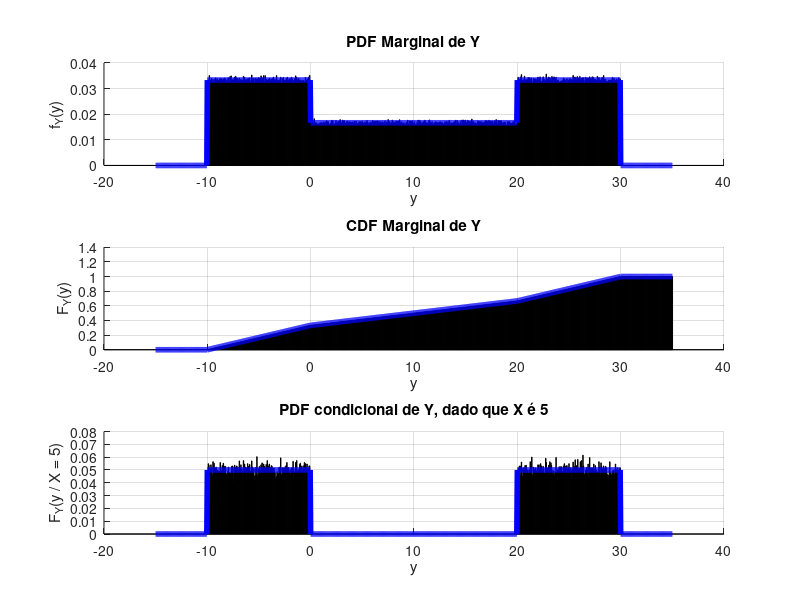

MATLAB code to generate this figure:
clear all; close all; clc;
pkg load statistics;

%Probabilidade do X ser maior ou igual a Y (Comando letra B)

N = 1000000; %Número de realizaçãoes

X = zeros(1,N);
Y = zeros(1,N);

% Laço que irá se repetir N vezes
i = 1;
while i <= N
  X(i) = 20 * rand(); % X é um interválo contínuo de 0 a 20
  Y(i) = 40 * rand() - 10; % e Y é um intervalo contínuo de -10 até 30

  % Vamos definir o intervalo completo da figura
  intervalo_total_de_X = 0 <= X(i) && X(i) <= 20;
  intervalo_total_de_Y = -10 <= Y(i) && Y(i) <= 30;
  intervalo_figura_completa = intervalo_total_de_X && intervalo_total_de_Y;

  % Vamos vazar o vazio da figura
  intervalo_vazio_de_X = 0 <= X(i) && X(i) <= 10;
  intervalo_vazio_de_Y = 0 <= Y(i) && Y(i) <= 20;
  intervalo_vazio_figura = intervalo_vazio_de_X && intervalo_vazio_de_Y;
  
  % O intervalo só vai iterar, se o valor dos intervalos forem diferentes, ou seja, o ponto caiu dentro do espaço hashurado 
  % do enunciado
  if (intervalo_figura_completa) != (intervalo_vazio_figura)
    i += 1;
  end
end

PrX_maior_igual_Y_sim = mean(X >= Y);
PrX_maior_igual_Y_teo = 7/12;

printf('Probabilidade de X ser maior ou igual a Y no simulado: %g\n', PrX_maior_igual_Y_sim);
printf('Probabilidade de X ser maior ou igual a Y na teoria: %g\n', PrX_maior_igual_Y_teo);

%------------------------------------------------------------------------------------------------------------------------

%PDF Marginal de Y (Comando letra C)

dy = 0.05; y = -15 : dy : 35;

pdfY_sim = hist(Y,y) / (N * dy);
pdfY_teo = 1/30 .* (-10 <= y & y < 0) + ...
           1/60 .* (0 <= y & y < 20) + ...
           1/30 .* (20 <= y & y < 30);

figure
subplot(3, 1, 1); grid on; hold on;
bar(y, pdfY_sim, 'y');
plot(y, pdfY_teo, 'b', 'LineWidth', 4);
xlabel('y'); ylabel('f_Y(y)'); title('PDF Marginal de Y')

%------------------------------------------------------------------------------------------------------------------------

%CDF Marginal de Y (Comando letra D)

cdfY_sim = cumsum(pdfY_sim) * dy;
cdfY_teo = (y + 10) / 30  .*  (-10 <= y & y < 0)  + ...
           (y + 20) / 60  .*  (0 <= y & y < 20)   + ...
           (2 * y) / 60   .*  (20 <= y & y < 30)  + ...
           1              .*  (30 <= y);

subplot(3, 1, 2); grid on; hold on;
bar(y, cdfY_sim, 'y');
plot(y, cdfY_teo, 'b', 'LineWidth', 4);
xlabel('y'); ylabel('F_Y(y)'); title('CDF Marginal de Y')

%------------------------------------------------------------------------------------------------------------------------

% PDF condicional de Y dado que X é igual a 5 (Comando letra E)

%IMPORTANTE ENTENDER AQUI:

%Se o programa for executado com 1.000.000 de tentativas, o gráfico simulado ficará mais fidedigno ao gráfico teórico,
%Porém a demora para o término de execução será maior

%Se o programa for executado com 100.000 tentativas, o gráfico simulado ficará relativamente diferente do gráfico teórico,
%Mas a execução será mais rápida

intervalo_X_5 = (4 <= X) & (X <= 6);

Y_condX = Y(intervalo_X_5);

pdfY_condX_sim = hist(Y_condX, y) / (length(Y_condX) * dy);
pdfY_condX_teo = 1/20 .*  (-10 <= y & y < 0)  + ...
                 0    .*  (0 <= y & y < 20)   + ...
                 1/20 .*  (20 <= y & y < 30);

subplot(3, 1, 3); grid on; hold on;
bar(y, pdfY_condX_sim, 'y');
plot(y, pdfY_condX_teo, 'b', 'LineWidth', 4);
xlabel('y'); ylabel('F_Y(y / X = 5)');title('PDF condicional de Y, dado que X é 5')

%------------------------------------------------------------------------------------------------------------------------
% Covariância de X e Y (Comando letra F)

covariancia_teorica = 0;
covariancia_simulada = cov(X,Y);

printf('Covariância entre X e Y no simulado: %g\n', covariancia_simulada);
printf('Covariância entre X e Y na teoria: %g\n', covariancia_teorica);





